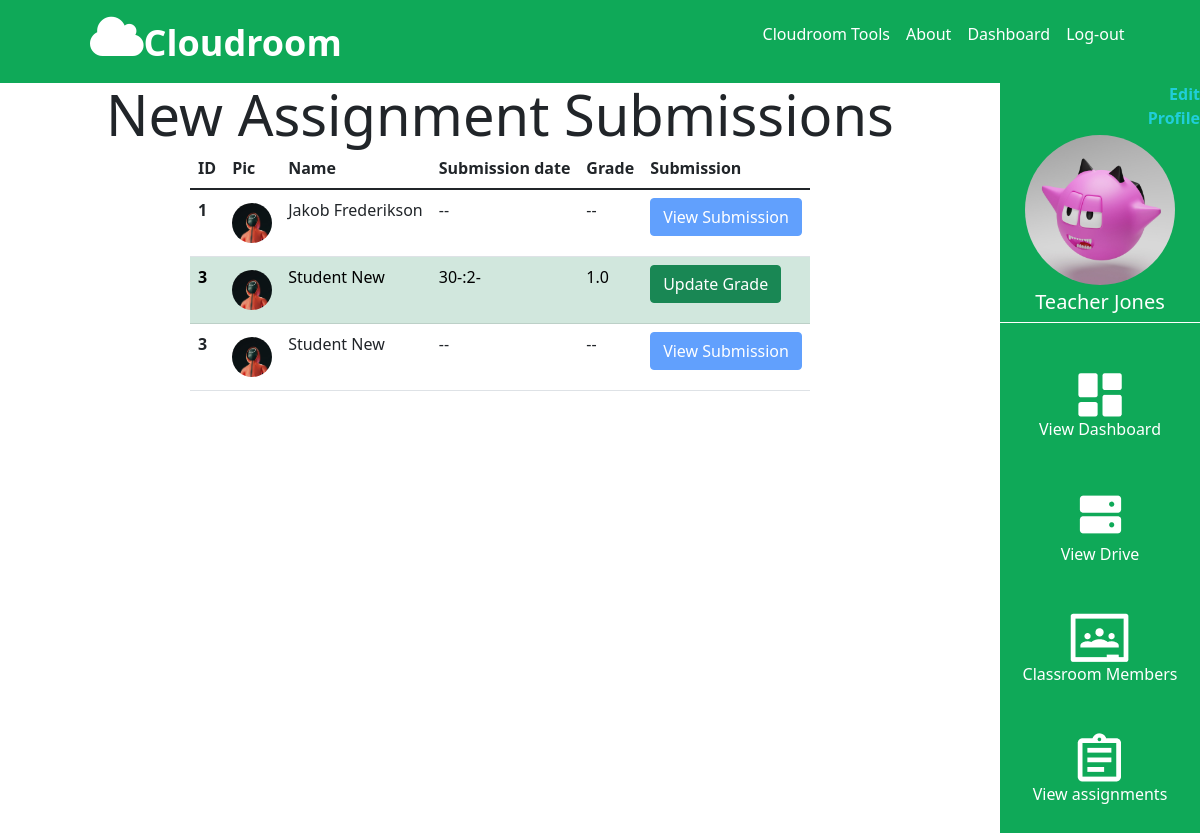
/classroom/1/1/assignments/2/submissions (signed in), run on the app's committed database.
### CloudMain/models.py (models this page shows, shortened)
class Account(db.Model, UserMixin):
    id = db.Column(db.Integer(), primary_key=True)
    first_name = db.Column(db.String(length=30), nullable=False)
    last_name = db.Column(db.String(length=30), nullable=False)
    gender = db.Column(db.String(length=20), nullable=False)
    school = db.Column(db.String(length=50), nullable=False)
    nickname = db.Column(db.String(length=30), nullable=False)
    email = db.Column(db.String(length=20), nullable=False, unique=True)
    password_hash = db.Column(db.String(length=12), nullable=False)
    profile_pic = db.Column(db.String(length=20), nullable=False)
    account_type = db.Column(db.String(length=20), nullable=False)
    items = db.relationship('Upload_File', backref='owned_user', lazy=True)#Lazy gets all items from Upload_file
    poster = db.relationship('Post', backref='poster', lazy=True)  # Lazy gets all items from Upload_file
    papers = db.relationship('Paper', backref='tutor', lazy=True)
    comment = db.relationship('Comments', backref='commenter', lazy=True)
    assignment_submissions = db.relationship('StudentAssignmentSubmission', backref='student', lazy=True)
    question_submissions = db.relationship('StudentQuestionSubmission', backref='student', lazy=True)
    @property
    def password(self):
        return self.password

class Assignment(db.Model):
    __tablename__ = 'assignment'
    id = db.Column(db.Integer(), primary_key=True)
    name = db.Column(db.String(length=30), nullable=False)
    description = db.Column(db.String(), nullable = True)
    creationDate = db.Column(db.Date())
    dueDate = db.Column(db.Date())
    picture = db.Column(db.String(length=20), nullable=False)
    isPublished = db.Column(db.Boolean())
    teacher_id = db.Column(db.Integer())
    paper_id = db.Column(db.Integer(), db.ForeignKey('paper.id'), nullable = False)
    class_id = db.Column(db.Integer(), db.ForeignKey('classroom.id'), nullable = False)
    questions = db.relationship('Question', backref='owned_assignment', lazy=True)
    student_assignment_submissions = db.relationship('StudentAssignmentSubmission', backref='assignment', lazy=True)

class StudentAssignmentSubmission(db.Model):
    __tablename__ = 'student_assignment_submission'
    id = db.Column(db.Integer(), primary_key = True)
    assignment_id = db.Column(db.Integer(), db.ForeignKey('assignment.id'), nullable = False)
    student_id = db.Column(db.Integer(), db.ForeignKey('account.id'), nullable = False)
    has_submitted = db.Column(db.Boolean(), nullable = True)
    submission_date = db.Column(db.Date(), default = date.today(), nullable = True)
    grade = db.Column(db.Float(), nullable = True) # the grade can be set later on when the teacher comes to mark it

### CloudMain/route.py (the view)
@app.route('/classroom/<class_id>/<paper_id>/assignments/<assignment_id>/submissions', methods=['POST', 'GET'])
@functions.teacher_account_required
def assignment_submissions(class_id, paper_id, assignment_id):
    classroom = Classroom.query.filter_by(id=int(class_id)).first()
    paper = Paper.query.filter_by(id=int(paper_id)).first()
    assignment = Assignment.query.filter_by(id=int(assignment_id)).first()
    student_list = functions.get_all_members(paper_id)
    submissions = []
    if StudentAssignmentSubmission.query.all():
        for entry in StudentAssignmentSubmission.query.all():
            if entry.assignment_id == int(assignment_id):
                submissions.append(entry)
    assignment_submission_list = []
    for entry in StudentAssignmentSubmission.query.all():
        for student in student_list:
            if entry.student_id == int(student.id):
                assignment_submission_list.append(entry)
    questions_submission_list = []
    for entry in StudentQuestionSubmission.query.all():
        if entry.assignment_id == int(assignment_id):
            questions_submission_list.append(entry)
    return render_template('assignment_submissions.html', assignment = assignment,
                                                        classroom = classroom,
                                                        paper = paper,
                                                        assignment_list = assignment_submission_list,
                                                        question_list = questions_submission_list,
                                                        submissions = submissions)

### CloudMain/functions.py (called while the page is built)
def get_all_members(paper_id):
    papers = paper_members.query.all()
    accounts = Account.query.all()
    members_list = []
    for p in papers:
        for a in accounts:
            if int(p.id_paper) == int(paper_id):
                if int(p.id_user) == int(a.id):
                    members_list.append(a)
    return members_list

def teacher_account_required(f):
    @wraps(f)
    def decorated_function(*args, **kwargs):
        if current_user.account_type != "Teacher":
            flash(f"This page is for staff only.")
            return redirect(url_for('dashboard_page', user = current_user.first_name) )
        return f(*args, **kwargs)
    return decorated_function

### CloudMain/models.py (called while the page is built)
@login_manager.user_loader
def load_user(user_id):
    return Account.query.get(int(user_id))

### CloudMain/templates/assignment_submissions.html (shortened to what this page needs)
{% extends 'base.html' %}
{% block style %}
<link rel="stylesheet" href="{{ url_for('static', filename='css/assignment_submission.css') }}">
{% endblock %}
{% block content %}
{% include 'base_sidenav.html' %}
<div class="container-fluid">
    <div class="row min-vh-100">
        <div class="col-sm-10 d-flex flex-column align-items-center">
            <div class="display-4">
                <strong>{{ assignment.name }}</strong> Submissions
            </div>
            <div class="table-responsive">
                <table class="table">
                    <thead>
                        <tr>
                            <th scope="col">ID</th>
                            <th scope="col">Pic</th>
                            <th scope="col">Name</th>
                            <th scope="col">Submission date</th>
                            <th scope="col">Grade</th>
                            <th scope="col">Submission</th>
                        </tr>
                    </thead>
                    <tbody>
                        {% for sub in submissions %}
                        {% if sub.grade != None %}
                        <tr class="table-success">
                        {% else %}
                        <tr>
                        {% endif %}
                            <th scope="row">{{ sub.student.id }}</th>
                            <td><div class="assignment-thumbnail">
                                <img src="{{ url_for('static', filename = sub.student.profile_pic) }}" alt="Student image">
                            </div></td>
                            <td>{{ sub.student.first_name }} {{ sub.student.last_name }}</td>
                            {% if sub.has_submitted %}
                            <td><span class="dDate">{{ sub.submission_date }}</span></td>
                            <td>{{ sub.grade }}</td>
                            {% if sub.grade != None %}
                            <td><a href="{{ url_for('view_submission', class_id = classroom.id, paper_id = paper.id, assignment_id = assignment.id, submission_id = sub.id, student_id = 3) }}" class="btn btn-success" role="button">Update Grade</a></td>
                            {% else %}
                            <td><a href="{{ url_for('view_submission', class_id = classroom.id, paper_id = paper.id, assignment_id = assignment.id, submission_id = sub.id, student_id = 3) }}" class="btn btn-primary" role="button">View Submission</a></td>
                            {% endif %}
                            {% else %}
                            <td>--</td>
                            <td>--</td>
                            <td><a href="" class="btn btn-primary disabled" role="button" aria-disabled="true">View Submission</a></td>
                            {% endif %}
                        {% endfor %}
                    </tbody>
                </table>
            </div>
        </div>
    </div>
</div>
{% endblock %}

### CloudMain/templates/base_sidenav.html (shortened to what this page needs)
<link rel="stylesheet" href="{{ url_for('static',filename='css/side_nav.css') }}">
<div class="col-sm-2 min-vh-100 float-end end-0 side-nav cloudroom-green position-fixed">
   <div class="user-section">
      <a href="{{url_for('user_profile', user = current_user.first_name)}}" class="text-reset text-decoration-none">
         <p class="fw-bold text-sm-end" style="color:#20CED9; margin-left: 120px; margin-bottom:0;">Edit Profile</p>
      </a>
      <div class="thumbnail">
         <img src="{{url_for('static',filename = current_user.profile_pic)}}" alt="Squid game avatar from Unsplash">
      </div>
      <h5 id="username">{{ current_user.first_name }} {{ current_user.last_name }}</h5>
   </div>
   <div class="nav-icons">
      <div class="nav-button">
         <a href="{{ url_for('dashboard_page', user = current_user.first_name) }}"
            class="text-reset text-decoration-none nav-button">
            <img src="{{url_for('static',filename = 'images/dashboard_icon.png')}}" alt="Your dashboard icon">
            <p>View Dashboard</p>
         </a>
      </div>
      <div class="nav-button">
         <a href="{{url_for('user_drive', user = current_user.first_name ,id='000')}}"
            class="text-reset text-decoration-none nav-button">
            <img src="{{url_for('static',filename = 'images/ph_hard-drives-fill.png')}}" alt="Your storage drive icon">
            <p>View Drive</p>
         </a>
      </div>
      {% if "drive" not in request.path %}
      {% if "dashboard" not in request.path %}
      {% if "grades" not in request.path %}
      {% if "create_assignment" not in request.path %}
      <div class="nav-button">
         <button type="button" data-bs-toggle="modal" data-bs-target="#showMembersModal"
            style="border: none; background-color: transparent; color: white;">
            <img src="{{url_for('static',filename = 'images/members_icon.png')}}" alt="All classroom members">
            <p class="text-reset text-decoration-none nav-button">Classroom Members</p>
         </button>
      </div>
      <div class="nav-button">
         <a href="{{ url_for('classroom_assignments_list', class_id = classroom.id, paper_id = paper.id) }}"
            class="text-reset text-decoration-none nav-button">
            <img src="{{url_for('static',filename = 'images/assignments_icon.png')}}" alt="Your storage drive icon">
            <p>View assignments</p>
         </a>
      </div>
      {% endif %}
      {% endif %}
      {% endif %}
      {% endif %}
   </div>
</div>

### CloudMain/static/CSS/assignment_submission.css (style rules this page uses)
.assignment-thumbnail { position: relative; width: 40px; height: 40px; border-radius: 50%; overflow: hidden; margin: 5px 0px; }
.assignment-thumbnail img { position: absolute; left: 50%; top: 50%; height: 100%; width: auto; -webkit-transform: translate(-50%, -50%); -ms-transform: translate(-50%, -50%); transform: translate(-50%, -50%); }

### CloudMain/static/CSS/side_nav.css (style rules this page uses)
.side-nav { padding: 0%; }
.cloudroom-green { background-color: #0FA958; }
.user-section { border-top: 1px white; border-bottom: 1px white; border-style: solid none; display: flex; flex-direction: column; justify-content: center; align-items: center; color: white; }
.thumbnail { position: relative; width: 150px; height: 150px; border-radius: 50%; overflow: hidden; margin: 5px 0px; }
.thumbnail img { position: absolute; left: 50%; top: 50%; height: 100%; width: auto; -webkit-transform: translate(-50%, -50%); -ms-transform: translate(-50%, -50%); transform: translate(-50%, -50%); }
.nav-icons { margin: 50px 0; display: flex; flex-direction: column; justify-content: center; align-items: center; gap: 30px; }
.nav-button { display: flex; flex-direction: column; justify-content: center; align-items: center; color: white; }
body:not(.modal-open) { padding-right: 0px !important; }

### data on the page
Account: profile_pic (picture), first_name "Teacher", last_name "Jones"
Assignment: name "New Assignment"
StudentAssignmentSubmission: student.id "1", profile_pic (picture), student.first_name "Jakob", student.last_name "Frederikson", shows "View Submission"
StudentAssignmentSubmission: student.id "3", profile_pic (picture), student.first_name "Student", student.last_name "New", grade "1.0"
StudentAssignmentSubmission: student.id "3", profile_pic (picture), student.first_name "Student", student.last_name "New", shows "View Submission"
